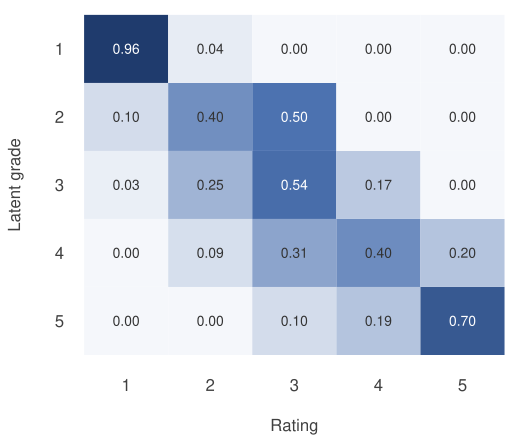

The R source for this figure:
# Run from the repository root:
#   Rscript codes/plots/model-formulation/em-rating-probs.R

Pi <- as.matrix(read.csv("data/processed/em_pi.csv"))
K <- nrow(Pi)
pal <- colorRampPalette(c("#f5f7fb", "#4c72b0", "#1c3768"))(101)

pdf("codes/plots/model-formulation/em-rating-probs.pdf", width = 5.2, height = 4.4)
par(mar = c(4.2, 4.2, 0.8, 0.8), las = 1, col.axis = "grey25", col.lab = "grey25")
image(1:K, 1:K, t(Pi[K:1, ]), zlim = c(0, 1), col = pal, axes = FALSE,
      xlab = "Rating", ylab = "Latent grade")
axis(1, 1:K, tick = FALSE)
axis(2, 1:K, K:1, tick = FALSE)
grid_x <- rep(1:K, each = K); grid_y <- rep(K:1, times = K)
val <- as.vector(Pi)
text(grid_x, grid_y, sprintf("%.2f", val), cex = 0.85,
     col = ifelse(val > 0.45, "white", "grey20"))
invisible(dev.off())
